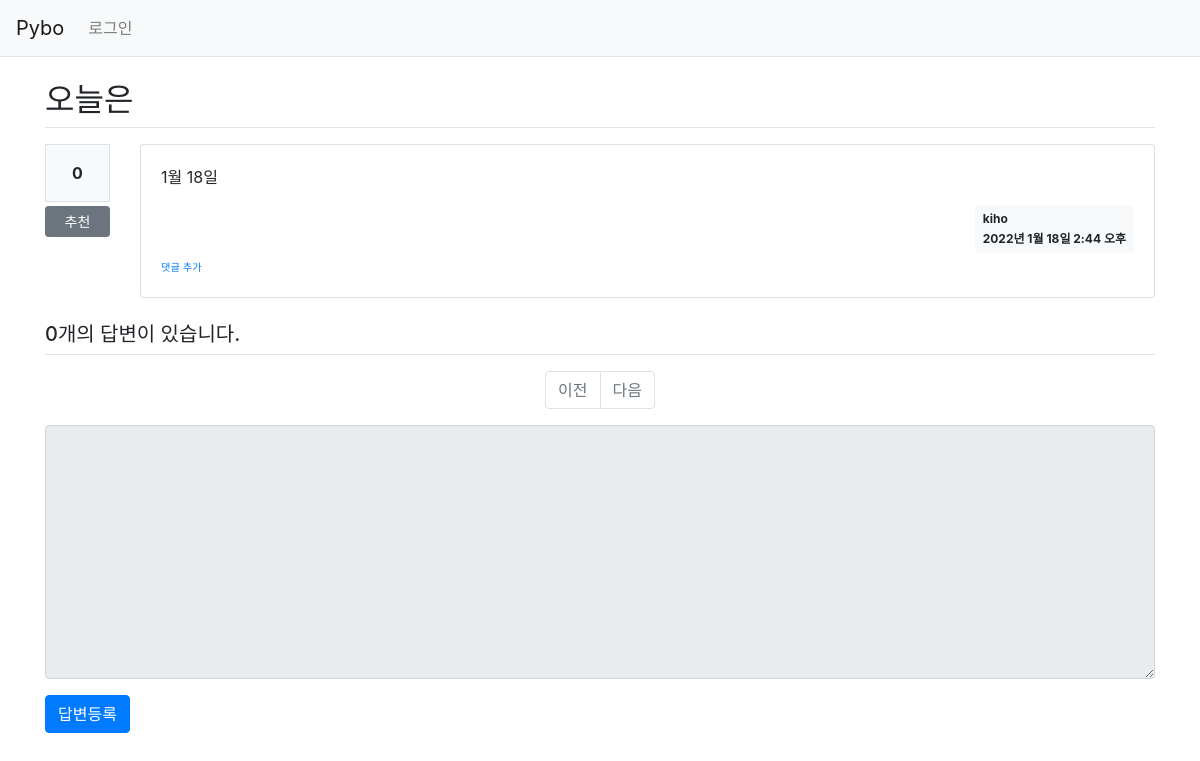
The page /pybo/313/ on the database as committed earlier.
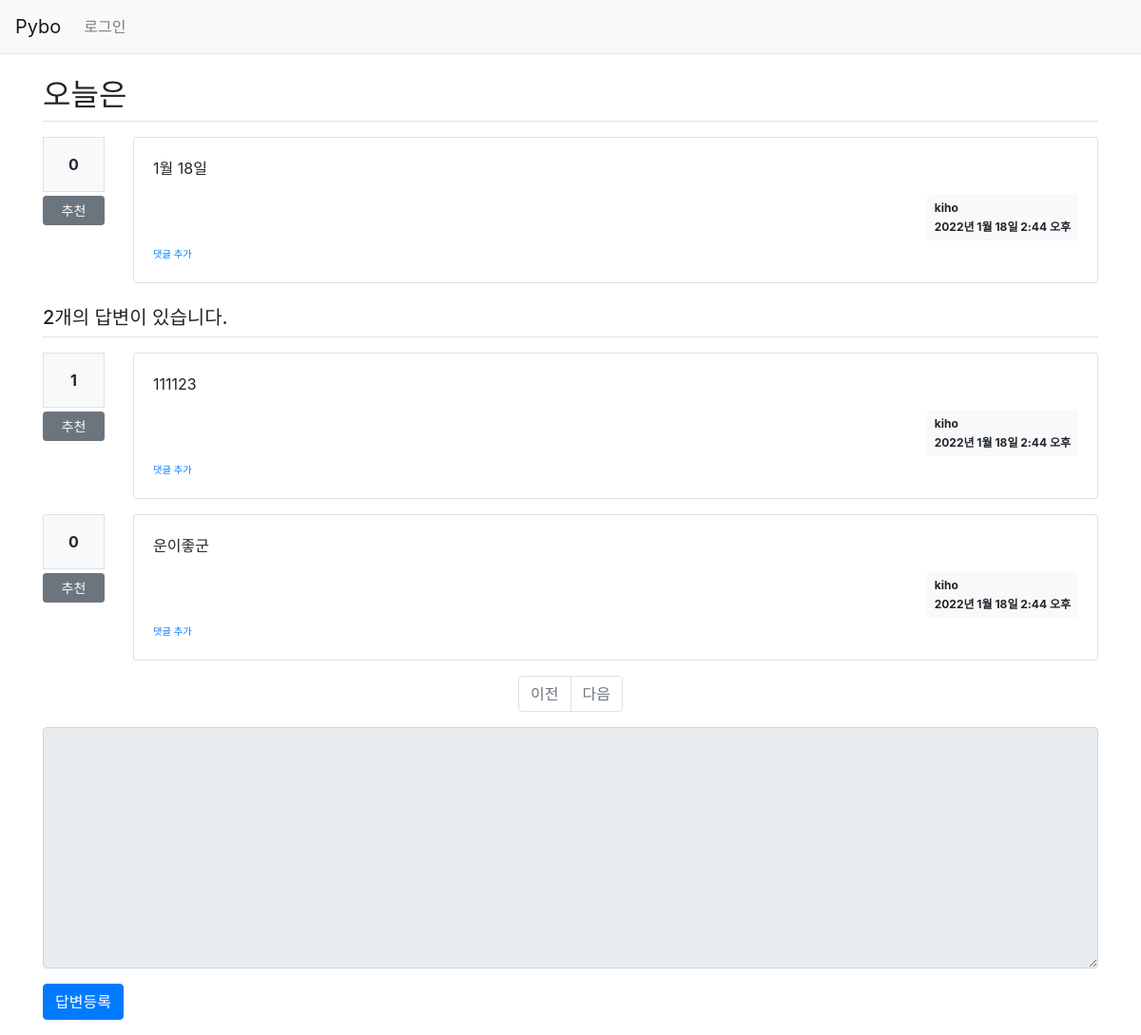
The same page on the database as committed later.
### pybo/models.py (models this page shows, shortened)
class Question(models.Model):
    subject = models.CharField(max_length=200)  # 글자 수 제한하려면 charField
    content = models.TextField()  # 글자수 제한 X
    create_date = models.DateTimeField()  # 시간
    modify_date = models.DateTimeField(null=True, blank=True)  # blank = True 로 form.is_valid에서 오류 X
    author = models.ForeignKey(User, on_delete=models.CASCADE,  # 작성자는 User를 외래키로 받음.
                               related_name='author_question')
    voter = models.ManyToManyField(User, related_name='voter_question')

class Answer(models.Model):
    question = models.ForeignKey(Question, on_delete=models.CASCADE)  # 질문에 대한 답변이므로 foreinkey , 질문과 함께 삭제
    content = models.TextField()
    create_date = models.DateTimeField()
    modify_date = models.DateTimeField(null=True, blank=True)
    author = models.ForeignKey(User, on_delete=models.CASCADE,
                               related_name='author_answer')
    voter = models.ManyToManyField(User, related_name='voter_answer')

### pybo/views/base_views.py (the view)
# urls.py: path('<int:question_id>/', base_views.detail,name = 'detail'),
def detail(request,question_id):  # 질문 상세 화면
    page = request.GET.get('page',1)
    question = get_object_or_404(Question, pk=question_id)  # Qustion 모델에서 get으로 전달받은 question_id가 없으면 404 발생시킴
    answer_list = question.answer_set.all().annotate(num_voter = Count('voter')).order_by('-num_voter')
    paginator = Paginator(answer_list,5)
    page_obj = paginator.get_page(page)
    context = {'question': question,'answer_list':page_obj,'page':page}
    return render(request, 'pybo/question_detail.html', context)

### pybo/templatetags/pybo_filter.py (called while the page is built)
@register.filter()
def mark(value):
    extensions = ['nl2br','fenced_code']  # 줄바꿈 문자를<br>로
    return mark_safe(markdown.markdown(value,extensions=extensions))

### templates/pybo/question_detail.html (shortened to what this page needs)
{% extends 'base.html' %}
{% load pybo_filter %}
{% block content %}
<div class="container my-3">
    <h2 class="border-bottom py-2">{{ question.subject }}</h2>
    <div class="row my-3">
        <div class="col-1">
            <div class="bg-light text-center p-3 border font-weight-bolder mb-1">
                {{ question.voter.count }}
            </div>
            <a href="#" data-uri="{% url 'pybo:vote_question' question.id %}"
               class="recommend btn btn-sm btn-secondary btn-block my-1">추천</a>
        </div>
        <div class="col-11">
            <div class="card">
                <div class="card-body">
                    <div class="card-text" style="white-space: pre-line;">{{ question.content|mark }}</div>
                    <div class="d-flex justify-content-end">
                        <div class="badge badge-light p-2 text-left">
                            <div class="mb-2">{{ question.author.username }}</div>
                            <div>{{ question.create_date }}</div>
                        </div>
                    </div>
                    <div>
                        <a href="{% url 'pybo:comment_create_question' question.id %}"
                           class="small"><small>댓글 추가</small></a>
                    </div>
                </div>
            </div>
        </div>
    </div>
    <h5 class="border-bottom my-3 py-2">{{question.answer_set.count}}개의 답변이 있습니다.</h5>
    {% for answer in answer_list %}
    <div class="row my-3">
        <div class="col-1">
            <div class="bg-light text-center p-3 border font-weight-bolder mb-1">
                {{ answer.voter.count }}
            </div>
            <a href="#" data-uri="{% url 'pybo:vote_answer' answer.id %}"
            class="recommend btn btn-sm btn-secondary btn-block my-1">추천</a>
        </div>
    <div class="col-11">
        <div class="card">
            <div class="card-body">
                <div class="card-text" style="white-space: pre-line;">{{ answer.content|mark }}</div>
                <div class="d-flex justify-content-end">
                    <div class="badge badge-light p-2 text-left">
                        <div class="mb-2">{{ question.author.username }}</div>
                        <div>{{ question.create_date }}</div>
                    </div>
                </div>
                <div>
                    <a href="{% url 'pybo:comment_create_answer' answer.id %}" class="small"><small>댓글 추가</small></a>
                </div>
               </div>
             </div>
        </div>
    </div>
    {% endfor %}
    <form action="{% url 'pybo:answer_create' question.id %}" method="post" class="my-3">
        <ul class="pagination justify-content-center">
            {% if answer_list.has_previous %}
            <li class="page-item">
                <a class="page-link"
                   data-page="{{ answer_list.previous_page_number }}"
                   href="#">
                    이전
                </a>
            </li>
            {% else %}
            <li class="page-item disabled">
                <a class="page-link" tabindex="-1" aria-disabled="true" href="#">
                    이전
                </a>
            </li>
            {% endif %}
            {% if answer_list.has_next %}
            <li class="page-item">
                <a class="page-link"
                   data-page="{{ answer_list.next_page_number }}" href="#">
                    다음
                </a>
            </li>
            {% else %}
            <li class="page-item disabled">
                <a class="page-link" tabindex="-1" aria-disabled="true" href="#">
                    다음
                </a>
            </li>
            {% endif %}
        </ul>
        <div class="form-group">
            <textarea name="content" id="content"
                      {% if not user.is_authenticated %}disabled{% endif %}
                      class="form-control" rows="10"></textarea>
        </div>
        <input type="submit" value="답변등록" class="btn btn-primary">
    </form>
</div>
{% endblock %}

### templates/base.html (shortened to what this page needs)
{% load static %}
<!doctype html>
<html lang="ko">
<head>
    <link rel="stylesheet" type="text/css" href="{% static 'bootstrap.min.css' %}">
    <link rel="stylesheet" type="text/css" href="{% static 'style.css' %}">
</head>
<body>
{% include "navbar.html" %}
{% block content %}
{% endblock %}
</body>
</html>

### templates/navbar.html (shortened to what this page needs)
<nav class="navbar navbar-expand-lg navbar-light bg-light border-bottom">
    <a class="navbar-brand" href="{% url 'pybo:index' %}">Pybo</a>
    <div class="collapse navbar-collapse flse-grow-0" id="navbarNav">
        <ul class="navbar-nav">
            <li class="nav-item ">
                {% if user.is_authenticated %}
                <a class="nav-link" href="{% url 'common:logout' %}">
                    {{ user.username }} (로그아웃)
                </a>
                {% else %}
                <a class="nav-link" href="{% url 'common:login' %}">로그인</a>
                {% endif %}
            </li>
        </ul>
    </div>
</nav>

Rows that differ between the two databases and show on the page:
computed for Question "오늘은": answer_set.count "0" → "2"
added Answer: voter.count "1", content|mark "111123", {{ question.author.username }} "kiho", {{ question.create_date }} "2022년 1월 18일 2:44 오후"
added Answer: voter.count "0", content|mark "운이좋군", {{ question.author.username }} "kiho", {{ question.create_date }} "2022년 1월 18일 2:44 오후"
